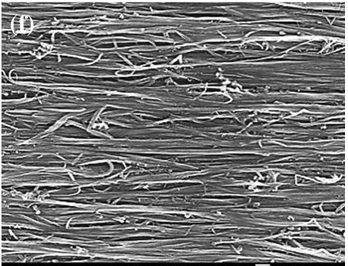
#> input picture SEM/40.PNG, 348 x 266 px, found by its file name
$ jupyter execute --allow-errors cnt_tda.ipynb
#> lines starting #> are read from the running program, lines starting #| are printed output that depends on the picture
# CNT orientation detection using TDA
The following shows scanning electron microscopy (SEM) images of carbon nanotube (CNT) samples of different alignment degree.
<table><tr>
    <td>  </td>
    <td>  </td>
</tr></table>
<table><tr>
    <td>  </td>
    <td>  </td>
</tr></table>
Samples with high alignment degree usually have stronger physical properties.

### Preprocess of SEM images
Before we applying TDA, we can preprocess the SEM images using Canny edge detection:

[cell 1]
import scipy.io
import matplotlib.pyplot as plt
import cv2

# mentioning path of the image
img_path = "SEM\\40.PNG"

# read/load an SEM image
image = cv2.imread(img_path)
#> image is the input picture: shape (266, 348, 3); min 0, max 255, mean 116.7

# detection of the edges
img_edge = cv2.Canny(image, 100, 200, apertureSize = 7)
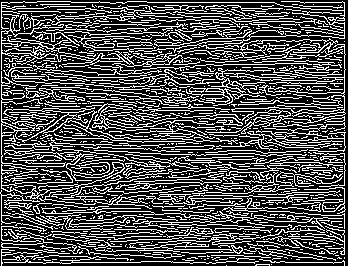
#> img_edge: shape (266, 348); 31.6% white in thin lines or dots
#> `bw = img_edge/np.amax(img_edge)`: bw: shape (266, 348) float64; values 0 (black) and 1 (white), 31.6% white in thin lines or dots

plt.imshow(img_edge, cmap=plt.cm.gray)

### Derive the variation function
We define variation function $V(X;\theta)$ as follows to measure the total length of extension for $X$ in direction $\theta$. Let the band containing $X$ and
orthogonal to direction $\theta$  be bounded by the lines $x = m$ and $x = M$, $m < M$:
$$V(X;\theta):=\sum_{i=1}^m l(I_i)+\sum_{j=1}^n l(J_j)-b_0(X)(M-m),$$
where $J_i$ and $J_j$ are the intervals comprising the barcodes for the sub-level and super-level set filtrations of $X$ along the direction
 $0\leq \theta\leq \pi$.

[cell 2]
import numpy as np
import gudhi as gd
from math import cos
from math import sin
from math import sqrt
from numpy import inf
from numpy import NaN

def variation(BW,slices):
#> called with slices = 20
    theta = np.linspace(0, 2*np.pi, 2*slices+1) # divide [0,2*pi] evenly into 2*slices slices
    BW = np.float_(BW)
    [r,c] = np.shape(BW)
#> r = 266; c = 348
    M = np.ceil(1/2*sqrt(r**2+c**2))
#> M = 220
    f = np.zeros(len(theta)-1) # since 0 and 2*pi represent the same direction, we dont need to calculate 2*pi
    # Now calculate the 0-th Betti number
    cc = gd.CubicalComplex(dimensions=[c,r], top_dimensional_cells = -BW.reshape((-1,)))
    p = cc.persistence()
    pers = cc.persistence_intervals_in_dimension(0)
    bars = np.array(pers)
    betti = np.shape(bars)[0]

    for i in range(len(f)):
        x = np.ones((r,1)) * cos(theta[i]) * (np.arange(c).reshape([1,c])-1/2*(c-1))
        y = np.ones((1,c)) * sin(theta[i]) * (np.arange(r).reshape([r,1])-1/2*(r-1))
        dist = (x+y)*BW # the distance of coordinates to center of BW
        dist[BW==0] = M
        cc = gd.CubicalComplex(dimensions=[c,r], top_dimensional_cells = dist.reshape((-1,)))# be carefull about dim
        p = cc.persistence()
        pers = cc.persistence_intervals_in_dimension(0)
        bars = np.array(pers)

        bars[bars == inf] = M
        f[i] = np.sum(bars[:,1]-bars[:,0])

    variation = f[0:slices]+f[slices:2*slices]-betti*np.ones(slices)*2*M
    return variation

[cell 3]
slices = 20
bw = img_edge/np.amax(img_edge)
#> (the rest of this cell did not finish here and is left out)


$ run again, with SEM/00.PNG copied over SEM/40.PNG
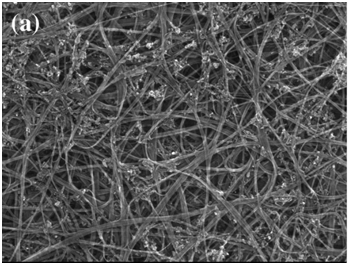
#> input picture SEM/00.PNG, 350 x 263 px, found by its file name
#> image is the input picture: shape (263, 350, 3); min 1, max 255, mean 86.9
#> `img_edge = cv2.Canny(image, 100, 200, apertureSize = 7)`:
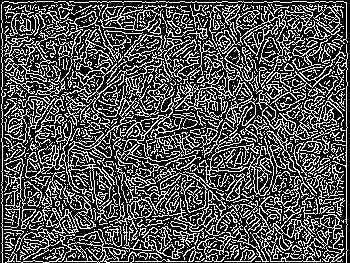
#> img_edge: shape (263, 350); 31.9% white in thin lines or dots
#> bw: shape (263, 350) float64; values 0 (black) and 1 (white), 31.9% white in thin lines or dots

$ run again, with SEM/10.PNG copied over SEM/40.PNG
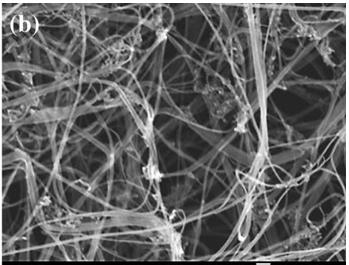
#> input picture SEM/10.PNG, 349 x 265 px, found by its file name
#> image is the input picture: shape (265, 349, 3); min 0, max 255, mean 100.6
#> `img_edge = cv2.Canny(image, 100, 200, apertureSize = 7)`:
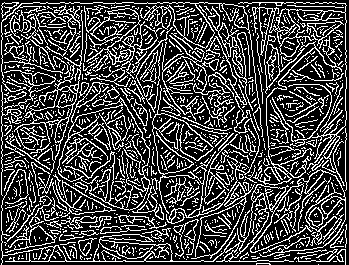
#> img_edge: shape (265, 349); 27.3% white in thin lines or dots
#> bw: shape (265, 349) float64; values 0 (black) and 1 (white), 27.3% white in thin lines or dots

$ run again, with SEM/20.PNG copied over SEM/40.PNG
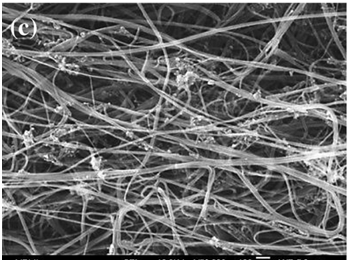
#> input picture SEM/20.PNG, 349 x 260 px, found by its file name
#> image is the input picture: shape (260, 349, 3); min 0, max 255, mean 103.9
#> `img_edge = cv2.Canny(image, 100, 200, apertureSize = 7)`:
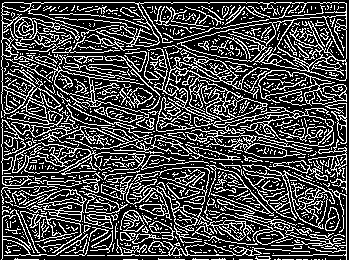
#> img_edge: shape (260, 349); 28.6% white in thin lines or dots
#> bw: shape (260, 349) float64; values 0 (black) and 1 (white), 28.6% white in thin lines or dots
